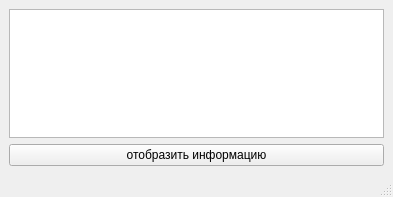
<?xml version="1.0" encoding="UTF-8"?>
<ui version="4.0">
 <class>MainWindow</class>
 <widget class="QMainWindow" name="MainWindow">
  <property name="geometry">
   <rect>
    <x>0</x>
    <y>0</y>
    <width>393</width>
    <height>197</height>
   </rect>
  </property>
  <property name="windowTitle">
   <string>MainWindow</string>
  </property>
  <widget class="QWidget" name="centralwidget">
   <layout class="QGridLayout" name="gridLayout">
    <item row="2" column="0">
     <widget class="QPushButton" name="pushButton">
      <property name="text">
       <string>отобразить информацию</string>
      </property>
     </widget>
    </item>
    <item row="1" column="0">
     <widget class="QTextEdit" name="textEdit"/>
    </item>
   </layout>
  </widget>
  <widget class="QMenuBar" name="menubar">
   <property name="geometry">
    <rect>
     <x>0</x>
     <y>0</y>
     <width>393</width>
     <height>21</height>
    </rect>
   </property>
  </widget>
  <widget class="QStatusBar" name="statusbar"/>
 </widget>
 <resources/>
 <connections/>
</ui>
